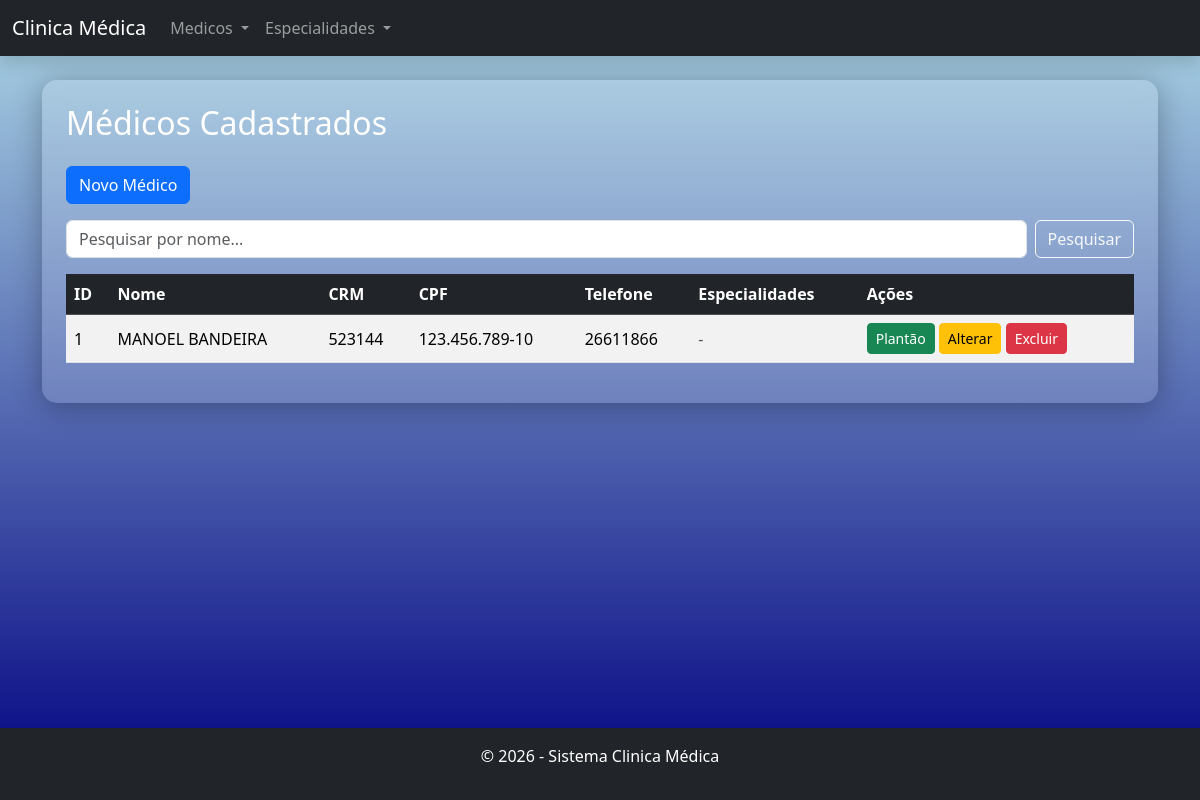
The app's page /medico-list.php?especialidade=1 with its own data.
### tables this page shows
CREATE TABLE IF NOT EXISTS `medicos` (
  `id` int(11) NOT NULL AUTO_INCREMENT,
  `nome` varchar(100) NOT NULL,
  `telefone` varchar(20) DEFAULT NULL,
  `cpf` varchar(14) NOT NULL,
  `endereco` varchar(150) DEFAULT NULL,
  `crm` varchar(20) NOT NULL,
  `created_at` timestamp NULL DEFAULT current_timestamp(),
  `updated_at` timestamp NULL DEFAULT current_timestamp() ON UPDATE current_timestamp(),
  PRIMARY KEY (`id`)
);

### src/Database.php (called while the page is built, shortened)
<?php
class Database {
    private $host = "localhost";
    private $db   = "clinica";
    private $user = "root";
    private $pass = "";
    private $charset = "utf8mb4";
    public function connect() {
        try {
            $dsn = "mysql:host={$this->host};dbname={$this->db};charset={$this->charset}";
            $pdo = new PDO($dsn, $this->user, $this->pass);
            $pdo->setAttribute(PDO::ATTR_ERRMODE, PDO::ERRMODE_EXCEPTION);
            return $pdo;
        } catch (PDOException $e) {
            throw new PDOException($e->getMessage());
        }
    }
}

### src/DAO/MedicoDAO.php (called while the page is built, shortened)
<?php
class MedicoDAO
{
    private PDO $conn;
    public function __construct()
    {
        $db = new Database();
        $this->conn = $db->connect();
    }
public function findByEspecialidade(int $especialidadeId): array
{
    $sql = "SELECT m.*
            FROM medicos m
            INNER JOIN medico_especialidade me ON m.id = me.medico_id
            WHERE me.especialidade_id = :especialidadeId";
    $stmt = $this->conn->prepare($sql);
    $stmt->execute([':especialidadeId' => $especialidadeId]);
    return $stmt->fetchAll(PDO::FETCH_ASSOC);
}
}

### src/Utils/Formatter.php (called while the page is built, shortened)
<?php
class Formatter
{
    public static function formatCpf(string $cpf): string
    {
        $cpf = preg_replace('/\D/', '', $cpf);
        if (strlen($cpf) === 11) {
            return substr($cpf, 0, 3) . '.' .
                substr($cpf, 3, 3) . '.' .
                substr($cpf, 6, 3) . '-' .
                substr($cpf, 9, 2);
        }
        return $cpf;
    }
public static function formatTelefone(?string $telefone): string
{
    $telefone = preg_replace('/\D/', '', $telefone);
    return $telefone;
}
}

### public/medico-list.php (the view, shortened to what this page needs)
<?php
$dao = new MedicoDAO();
$nomePesquisa = trim($_GET['nome'] ?? '');
$especialidadeId = $_GET['especialidade'] ?? null;
if ($especialidadeId) {
    $medicos = $dao->findByEspecialidade((int)$especialidadeId);
} elseif ($nomePesquisa !== '') {
    $medicos = $dao->findByNome($nomePesquisa);
} else {
    $medicos = $dao->findAll();
}
?>
<div class="glass-card p-4 text-white">
    <h2 class="mb-4">Médicos Cadastrados</h2>
    <a href="/medico-create.php" class="btn btn-primary mb-3">Novo Médico</a>
    <form method="GET" action="/medico-list.php" class="row g-2 mb-3">
        <div class="col-auto flex-grow-1">
            <input type="text" name="nome" class="form-control" placeholder="Pesquisar por nome..."
                value="<?= htmlspecialchars($nomePesquisa) ?>">
        </div>
        <div class="col-auto">
            <button type="submit" class="btn btn-outline-light">Pesquisar</button>
        </div>
    </form>
    <?php if (empty($medicos)): ?>
        <div class="alert alert-info">
            <?= $nomePesquisa !== ''
                ? 'Nenhum médico encontrado para "' . htmlspecialchars($nomePesquisa) . '".'
                : 'Nenhum médico cadastrado.' ?>
        </div>
    <?php else: ?>
        <div class="table-responsive">
            <table class="table table-striped table-hover align-middle bg-white rounded">
                <thead class="table-dark">
                    <tr>
                        <th>ID</th>
                        <th>Nome</th>
                        <th>CRM</th>
                        <th>CPF</th>
                        <th>Telefone</th>
                        <th>Especialidades</th>
                        <th>Ações</th>
                    </tr>
                </thead>
                <tbody>
                    <?php foreach ($medicos as $medico): ?>
                        <tr>
                            <td><?= htmlspecialchars($medico['id']) ?></td>
                            <td><?= htmlspecialchars($medico['nome']) ?></td>
                            <td><?= htmlspecialchars($medico['crm']) ?></td>
                            <td><?= htmlspecialchars(Formatter::formatCpf($medico['cpf'])) ?></td>
                            <td>
                                <?= $medico['telefone']
                                    ? htmlspecialchars(Formatter::formatTelefone($medico['telefone']))
                                    : '<span class="text-muted">-</span>' ?>
                            </td>
                            <td>
                                <?php if (empty($medico['especialidades'])): ?>
                                    <span class="text-muted">-</span>
                                <?php endif; ?>
                            </td>
                            <td>
                                <a href="/medico-horarios.php?id=<?= (int) $medico['id'] ?>" class="btn btn-sm btn-success">
                                    Plantão
                                </a>
                                <a href="/medico-edit.php?id=<?= $medico['id'] ?>" class="btn btn-sm btn-warning">Alterar</a>
                                <a href="/medico-delete.php?id=<?= $medico['id'] ?>" class="btn btn-sm btn-danger">Excluir</a>
                            </td>
                        </tr>
                    <?php endforeach; ?>
                </tbody>
            </table>
        </div>
    <?php endif; ?>
</div>
<?php
require __DIR__ . '/layout.php';

### public/layout.php (style rules this page uses)
body { min-height: 100vh; margin: 0; background: linear-gradient(to bottom, #add8e6, #000080); display: flex; flex-direction: column; }
.glass-card { background: rgba(255, 255, 255, 0.15); border-radius: 15px; backdrop-filter: blur(10px); -webkit-backdrop-filter: blur(10px); box-shadow: 0 4px 30px rgba(0, 0, 0, 0.3); }

### records on screen
medicos: id "1", nome "MANOEL BANDEIRA", crm "523144", cpf "123.456.789-10", telefone "26611866"
